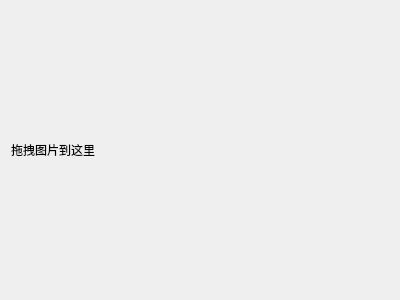
<?xml version="1.0" encoding="UTF-8"?>
<ui version="4.0">
 <class>ImageWidget</class>
 <widget class="QWidget" name="ImageWidget">
  <property name="geometry">
   <rect>
    <x>0</x>
    <y>0</y>
    <width>400</width>
    <height>300</height>
   </rect>
  </property>
  <property name="windowTitle">
   <string>ImageWidget</string>
  </property>
  <layout class="QVBoxLayout" name="verticalLayout">
   <item>
    <widget class="QLabel" name="imageLabel">
     <property name="text">
      <string>拖拽图片到这里</string>
     </property>
    </widget>
   </item>
  </layout>
 </widget>
 <resources/>
 <connections/>
</ui>
